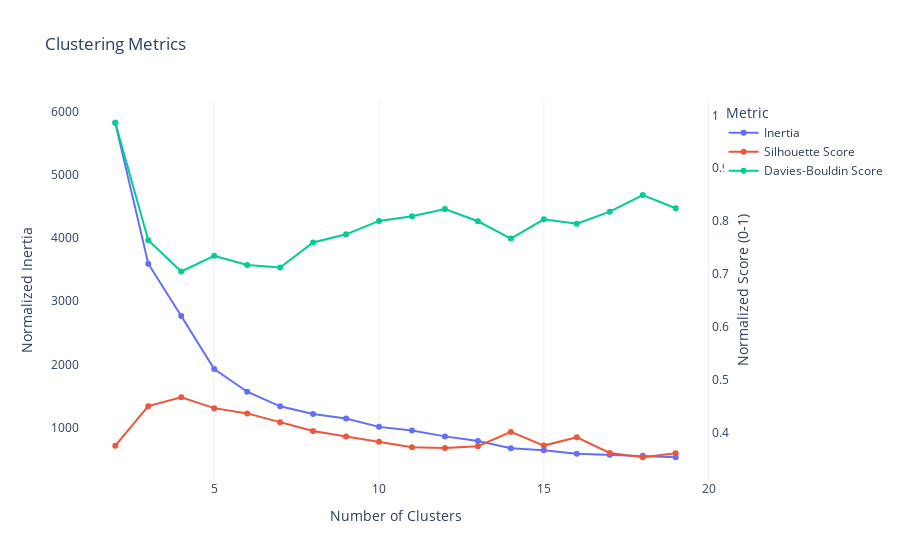

The cell this chart's notebook holds for it:
### Markdown cell above
## 4. Propose a k parameter for clustering using Linear Programming

The proposal is to use the data generated in the previous step to determine the number of clusters that will be needed to satisfy the demand. The objective is to minimize the total cost of the facilities.

### Code cell
# Example data (replace with your actual data)
data = population.copy()
data = data.loc[:, ["lat", "lon"]]

# Initialize dictionaries to store metrics
metrics = {"inertia": [], "silhouette": [], "davies_bouldin": []}

# Range for the number of clusters
cluster_range = range(2, 20)

# Calculate metrics for each number of clusters
for i in cluster_range:
    model = KMeans(n_clusters=i, random_state=0)
    model.fit(data[["lat", "lon"]])
    metrics["inertia"].append(model.inertia_)
    metrics["silhouette"].append(silhouette_score(data[["lat", "lon"]], model.labels_))
    metrics["davies_bouldin"].append(
        davies_bouldin_score(data[["lat", "lon"]], model.labels_)
    )

# Create interactive plots using Plotly
fig = go.Figure()

# Inertia Plot
fig.add_trace(
    go.Scatter(
        x=list(cluster_range),
        y=metrics["inertia"],
        mode="lines+markers",
        name="Inertia",
        yaxis="y",
    )
)

# Silhouette Plot
fig.add_trace(
    go.Scatter(
        x=list(cluster_range),
        y=metrics["silhouette"],
        mode="lines+markers",
        name="Silhouette Score",
        yaxis="y2",
    )
)

# Davies-Bouldin Plot
fig.add_trace(
    go.Scatter(
        x=list(cluster_range),
        y=metrics["davies_bouldin"],
        mode="lines+markers",
        name="Davies-Bouldin Score",
        yaxis="y2",
    )
)

# Update layout
fig.update_layout(
    title="Clustering Metrics",
    xaxis_title="Number of Clusters",
    yaxis_title="Normalized Inertia",
    legend_title="Metric",
    template="plotly_white",
    yaxis=dict(side="left", showgrid=False, zeroline=False, title="Normalized Inertia"),
    yaxis2=dict(
        side="right",
        overlaying="y",
        showgrid=False,
        zeroline=False,
        title="Normalized Score (0-1)",
        title_standoff=10,  # Adjust the distance between the axis title and axis tick labels
    ),
    margin=dict(r=100, t=100),  # Adjust the right and top margins
)

# Show plot
fig.show()

### Figure 1 — Plotly figure (JSON) as saved in the notebook; plotly's stock layout.template omitted (floating-point values rounded to 4 significant figures)
{"data": [{"mode": "lines+markers", "name": "Inertia", "type": "scatter", "x": [2, 3, 4, 5, 6, 7, 8, 9, 10, 11, 12, 13, 14, 15, 16, 17, 18, 19], "y": [5821.0, 3594.0, 2766.0, 1929.0, 1570.0, 1339.0, 1218.0, 1145.0, 1014.0, 956.0, 863.4, 790.8, 676.9, 642.4, 589.7, 574.0, 556.5, 533.5], "yaxis": "y"}, {"mode": "lines+markers", "name": "Silhouette Score", "type": "scatter", "x": [2, 3, 4, 5, 6, 7, 8, 9, 10, 11, 12, 13, 14, 15, 16, 17, 18, 19], "y": [0.3758, 0.4506, 0.4675, 0.4468, 0.4369, 0.4201, 0.4037, 0.3931, 0.3831, 0.3728, 0.3715, 0.3747, 0.4019, 0.376, 0.3918, 0.3622, 0.354, 0.3617], "yaxis": "y2"}, {"mode": "lines+markers", "name": "Davies-Bouldin Score", "type": "scatter", "x": [2, 3, 4, 5, 6, 7, 8, 9, 10, 11, 12, 13, 14, 15, 16, 17, 18, 19], "y": [0.986, 0.7638, 0.705, 0.7346, 0.7171, 0.7124, 0.7598, 0.7752, 0.8005, 0.8094, 0.8229, 0.7999, 0.7672, 0.8036, 0.7952, 0.8179, 0.8494, 0.8245], "yaxis": "y2"}], "layout": {"legend": {"title": {"text": "Metric"}}, "margin": {"r": 100, "t": 100}, "title": {"text": "Clustering Metrics"}, "xaxis": {"title": {"text": "Number of Clusters"}}, "yaxis": {"showgrid": false, "side": "left", "title": {"text": "Normalized Inertia"}, "zeroline": false}, "yaxis2": {"overlaying": "y", "showgrid": false, "side": "right", "title": {"standoff": 10, "text": "Normalized Score (0-1)"}, "zeroline": false}}}
